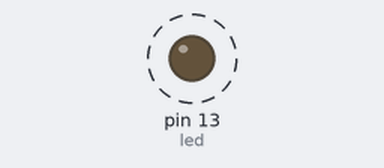
Bench run of a sketch on a simulated Arduino Uno, built with avr-gcc and run on an emulated ATmega328P. Parts: output pins drawn as LEDs (lit = HIGH). Dashed ring = blinking.

Above: at 0.5 s.
Timing chart, 0 to 4.6 s (numbered marks = the images above):
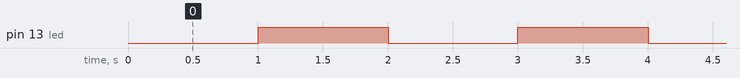

Measured:
- by itself, pin 13 (led): alternates HIGH for 1.0 s and LOW for 1.0 s

The sketch:

Parte2.ino
```cpp
const int led =  LED_BUILTIN;
const long intervaloTiempo = 1000;

int estadoLed = LOW;
unsigned long tiempoPrevio = 0;
unsigned long tiempoActual = 0;

void setup() {
  pinMode(led, OUTPUT);
}

void loop() {
  tiempoActual = millis();
  procesaTiempos();
}

void procesaTiempos(){
  if (tiempoActual - tiempoPrevio >= intervaloTiempo) {
    tiempoPrevio = tiempoActual;
    cambiaEstado();
    escribePin();
  }
}

void cambiaEstado(){
  if (estadoLed == LOW) {
      estadoLed = HIGH;
    } else {
      estadoLed = LOW;
    }
}

void escribePin(){
  digitalWrite(led, estadoLed);
}
```
